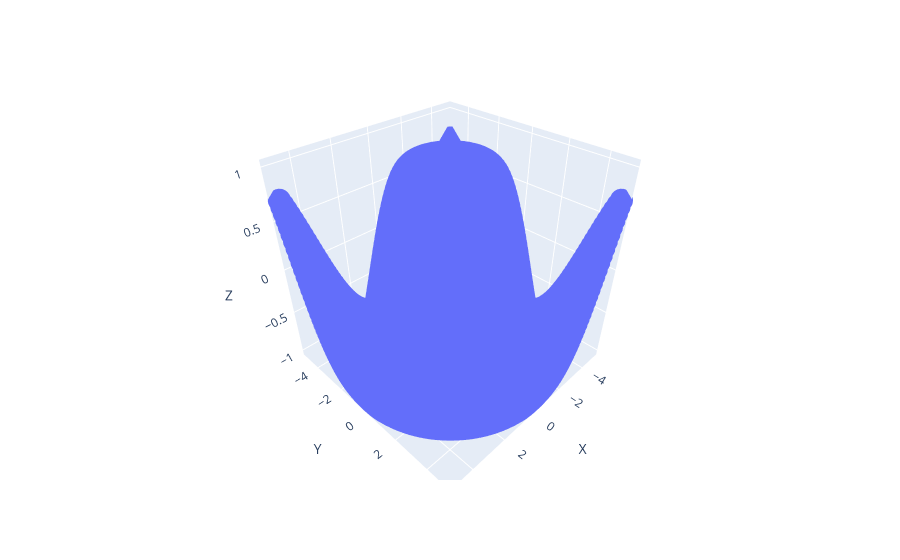

The notebook cell saved with this chart:
### Code cell
"""4. Using the given x and y data, generate a 3D surface plot to visualize the function.
x = np.linspace(-5, 5, 100)
y = np.linspace(-5, 5, 100)
x, y = np.meshgrid(x, y)
z = np.sin(np.sqrt(x**2 + y**2))
data = {
'X': x.flatten(),
'Y': y.flatten(),
'Z': z.flatten()
}
df = pd.DataFrame(data)
"""
x = np.linspace(-5, 5, 100)
y = np.linspace(-5, 5, 100)
x, y = np.meshgrid(x, y)
z = np.sin(np.sqrt(x**2 + y**2))
data = {
'X': x.flatten(),
'Y': y.flatten(),
'Z': z.flatten()
}
df = pd.DataFrame(data)
pe.scatter_3d(df, x='X', y='Y', z='Z')

### Figure 1 — Plotly figure (JSON) as saved in the notebook; plotly's stock layout.template omitted (floating-point values rounded to 4 significant figures; data arrays with more than 128 entries replaced by an {"elided": "..."} marker saying what was removed)
{"data": [{"hovertemplate": "X=%{x}<br>Y=%{y}<br>Z=%{z}<extra></extra>", "legendgroup": "", "marker": {"color": "#636efa", "symbol": "circle"}, "mode": "markers", "name": "", "scene": "scene", "showlegend": false, "type": "scatter3d", "x": {"elided": "10000 float values"}, "y": {"elided": "10000 float values"}, "z": {"elided": "10000 float values"}}], "layout": {"legend": {"tracegroupgap": 0}, "margin": {"t": 60}, "scene": {"domain": {"x": [0, 1], "y": [0, 1]}, "xaxis": {"title": {"text": "X"}}, "yaxis": {"title": {"text": "Y"}}, "zaxis": {"title": {"text": "Z"}}}}}
